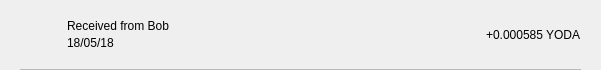
<?xml version="1.0" encoding="UTF-8"?>
<ui version="4.0">
 <class>TxRow</class>
 <widget class="QWidget" name="TxRow">
  <property name="geometry">
   <rect>
    <x>0</x>
    <y>0</y>
    <width>601</width>
    <height>70</height>
   </rect>
  </property>
  <property name="minimumSize">
   <size>
    <width>0</width>
    <height>40</height>
   </size>
  </property>
  <property name="windowTitle">
   <string>Form</string>
  </property>
  <layout class="QVBoxLayout" name="verticalLayout_3">
   <property name="spacing">
    <number>0</number>
   </property>
   <property name="leftMargin">
    <number>0</number>
   </property>
   <property name="topMargin">
    <number>0</number>
   </property>
   <property name="rightMargin">
    <number>0</number>
   </property>
   <property name="bottomMargin">
    <number>0</number>
   </property>
   <item>
    <widget class="QWidget" name="rowContainer" native="true">
     <layout class="QVBoxLayout" name="verticalLayout_2">
      <property name="spacing">
       <number>9</number>
      </property>
      <property name="leftMargin">
       <number>20</number>
      </property>
      <property name="topMargin">
       <number>9</number>
      </property>
      <property name="rightMargin">
       <number>20</number>
      </property>
      <property name="bottomMargin">
       <number>0</number>
      </property>
      <item>
       <widget class="QFrame" name="frame">
        <property name="styleSheet">
         <string notr="true">border:none;</string>
        </property>
        <property name="frameShape">
         <enum>QFrame::StyledPanel</enum>
        </property>
        <property name="frameShadow">
         <enum>QFrame::Raised</enum>
        </property>
        <layout class="QHBoxLayout" name="horizontalLayout" stretch="0,2,0">
         <property name="leftMargin">
          <number>0</number>
         </property>
         <property name="topMargin">
          <number>0</number>
         </property>
         <property name="rightMargin">
          <number>0</number>
         </property>
         <property name="bottomMargin">
          <number>0</number>
         </property>
         <item>
          <widget class="QPushButton" name="icon">
           <property name="focusPolicy">
            <enum>Qt::NoFocus</enum>
           </property>
           <property name="styleSheet">
            <string notr="true">border:none;</string>
           </property>
           <property name="text">
            <string/>
           </property>
           <property name="iconSize">
            <size>
             <width>28</width>
             <height>28</height>
            </size>
           </property>
          </widget>
         </item>
         <item>
          <layout class="QVBoxLayout" name="verticalLayout">
           <property name="spacing">
            <number>3</number>
           </property>
           <property name="leftMargin">
            <number>9</number>
           </property>
           <item>
            <widget class="QLabel" name="lblAddress">
             <property name="styleSheet">
              <string notr="true"/>
             </property>
             <property name="text">
              <string>Received from Bob</string>
             </property>
             <property name="alignment">
              <set>Qt::AlignBottom|Qt::AlignLeading|Qt::AlignLeft</set>
             </property>
            </widget>
           </item>
           <item>
            <widget class="QLabel" name="lblDate">
             <property name="styleSheet">
              <string notr="true"/>
             </property>
             <property name="text">
              <string>18/05/18</string>
             </property>
             <property name="alignment">
              <set>Qt::AlignLeading|Qt::AlignLeft|Qt::AlignTop</set>
             </property>
            </widget>
           </item>
          </layout>
         </item>
         <item>
          <widget class="QLabel" name="lblAmount">
           <property name="styleSheet">
            <string notr="true"/>
           </property>
           <property name="text">
            <string>+0.000585 YODA</string>
           </property>
          </widget>
         </item>
        </layout>
       </widget>
      </item>
      <item>
       <widget class="QLabel" name="lblDivisory">
        <property name="minimumSize">
         <size>
          <width>0</width>
          <height>1</height>
         </size>
        </property>
        <property name="maximumSize">
         <size>
          <width>16777215</width>
          <height>1</height>
         </size>
        </property>
        <property name="styleSheet">
         <string notr="true">background-color:#bababa;</string>
        </property>
        <property name="text">
         <string/>
        </property>
        <property name="alignment">
         <set>Qt::AlignBottom|Qt::AlignLeading|Qt::AlignLeft</set>
        </property>
       </widget>
      </item>
     </layout>
    </widget>
   </item>
  </layout>
 </widget>
 <resources/>
 <connections/>
</ui>
